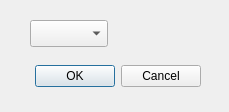
<?xml version="1.0" encoding="UTF-8"?>
<ui version="4.0">
 <class>Dialog</class>
 <widget class="QDialog" name="Dialog">
  <property name="geometry">
   <rect>
    <x>0</x>
    <y>0</y>
    <width>229</width>
    <height>112</height>
   </rect>
  </property>
  <property name="windowTitle">
   <string>Dialog</string>
  </property>
  <widget class="QDialogButtonBox" name="buttonBox">
   <property name="geometry">
    <rect>
     <x>20</x>
     <y>60</y>
     <width>181</width>
     <height>32</height>
    </rect>
   </property>
   <property name="orientation">
    <enum>Qt::Horizontal</enum>
   </property>
   <property name="standardButtons">
    <set>QDialogButtonBox::Cancel|QDialogButtonBox::Ok</set>
   </property>
  </widget>
  <widget class="QComboBox" name="comboBox">
   <property name="geometry">
    <rect>
     <x>30</x>
     <y>20</y>
     <width>78</width>
     <height>27</height>
    </rect>
   </property>
   <property name="editable">
    <bool>false</bool>
   </property>
  </widget>
 </widget>
 <resources/>
 <connections>
  <connection>
   <sender>buttonBox</sender>
   <signal>accepted()</signal>
   <receiver>Dialog</receiver>
   <slot>accept()</slot>
   <hints>
    <hint type="sourcelabel">
     <x>248</x>
     <y>254</y>
    </hint>
    <hint type="destinationlabel">
     <x>157</x>
     <y>274</y>
    </hint>
   </hints>
  </connection>
  <connection>
   <sender>buttonBox</sender>
   <signal>rejected()</signal>
   <receiver>Dialog</receiver>
   <slot>reject()</slot>
   <hints>
    <hint type="sourcelabel">
     <x>316</x>
     <y>260</y>
    </hint>
    <hint type="destinationlabel">
     <x>286</x>
     <y>274</y>
    </hint>
   </hints>
  </connection>
 </connections>
</ui>
